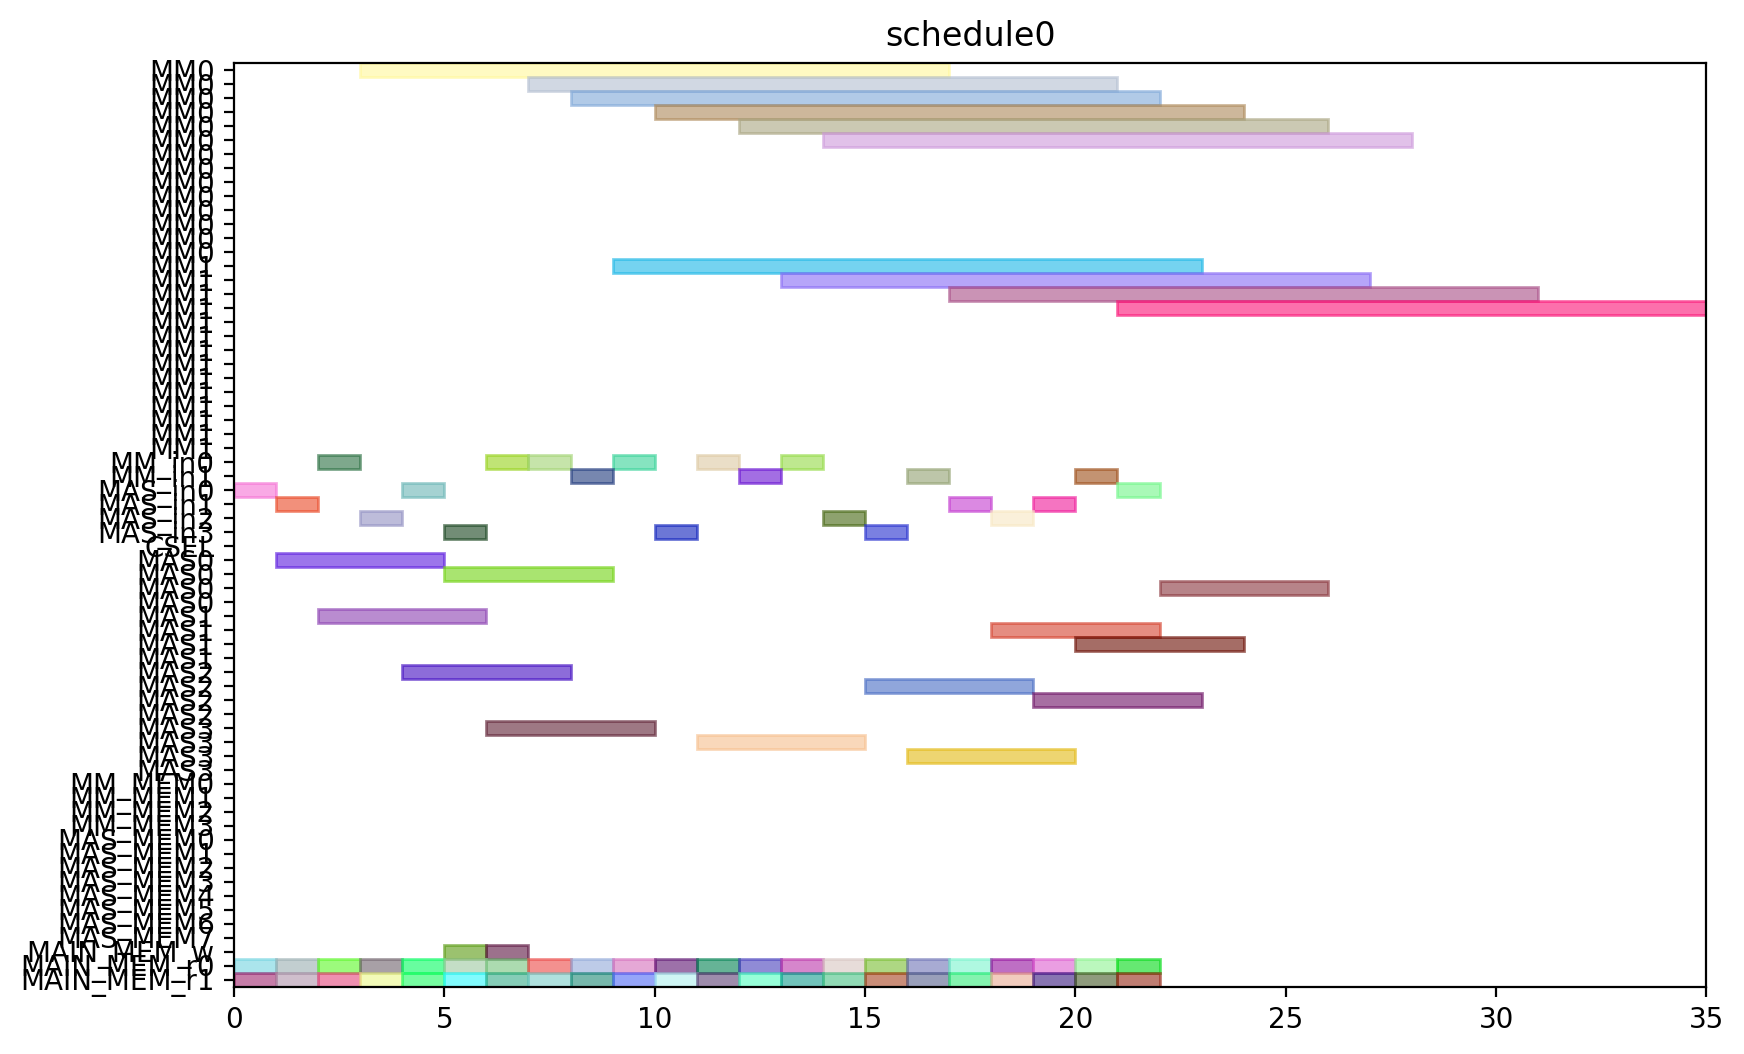

This chart was generated by the following Python code:
from pyschedule import Scenario, solvers, plotters, alt


def solve():
	horizon = 120
	S = Scenario("schedule0", horizon=horizon)

	# resource
	MM = S.Resources('MM', num=2, size=14)
	MM_in = S.Resources('MM_in', num=2)
	MAS_in = S.Resources('MAS_in', num=4)
	CSEL = S.Resource('CSEL')
	MAS = S.Resources('MAS', num=4, size=4, periods=range(1, horizon))
	MM_MEM = S.Resources('MM_MEM', num=4)
	MAS_MEM = S.Resources('MAS_MEM', num=8)
	MAIN_MEM_w = S.Resource('MAIN_MEM_w', size=1)
	MAIN_MEM_r = S.Resources('MAIN_MEM_r', num=2)

	# result of previous scheduling

	# new tasks
	c10_t0 = S.Task('c10_t0', length=14, delay_cost=1)
	c10_t0 += alt(MM)
	c10_t0_in = S.Task('c10_t0_in', length=1, delay_cost=1)
	c10_t0_in += alt(MM_in)
	S += c10_t0_in*MM_in[0]<=c10_t0*MM[0]
	S += c10_t0_in*MM_in[1]<=c10_t0*MM[1]
	c10_t0_mem0 = S.Task('c10_t0_mem0', length=1, delay_cost=1)
	c10_t0_mem0 += MAIN_MEM_r[0]
	S += c10_t0_mem0 <= c10_t0

	c10_t0_mem1 = S.Task('c10_t0_mem1', length=1, delay_cost=1)
	c10_t0_mem1 += MAIN_MEM_r[1]
	S += c10_t0_mem1 <= c10_t0

	c10_t1 = S.Task('c10_t1', length=14, delay_cost=1)
	c10_t1 += alt(MM)
	c10_t1_in = S.Task('c10_t1_in', length=1, delay_cost=1)
	c10_t1_in += alt(MM_in)
	S += c10_t1_in*MM_in[0]<=c10_t1*MM[0]
	S += c10_t1_in*MM_in[1]<=c10_t1*MM[1]
	c10_t1_mem0 = S.Task('c10_t1_mem0', length=1, delay_cost=1)
	c10_t1_mem0 += MAIN_MEM_r[0]
	S += c10_t1_mem0 <= c10_t1

	c10_t1_mem1 = S.Task('c10_t1_mem1', length=1, delay_cost=1)
	c10_t1_mem1 += MAIN_MEM_r[1]
	S += c10_t1_mem1 <= c10_t1

	c10_t2 = S.Task('c10_t2', length=4, delay_cost=1)
	c10_t2 += alt(MAS)
	c10_t2_in = S.Task('c10_t2_in', length=1, delay_cost=1)
	c10_t2_in += alt(MAS_in)
	S += c10_t2_in*MAS_in[0]<=c10_t2*MAS[0]

	S += c10_t2_in*MAS_in[1]<=c10_t2*MAS[1]

	S += c10_t2_in*MAS_in[2]<=c10_t2*MAS[2]

	S += c10_t2_in*MAS_in[3]<=c10_t2*MAS[3]

	c10_t2_mem0 = S.Task('c10_t2_mem0', length=1, delay_cost=1)
	c10_t2_mem0 += MAIN_MEM_r[0]
	S += c10_t2_mem0 <= c10_t2

	c10_t2_mem1 = S.Task('c10_t2_mem1', length=1, delay_cost=1)
	c10_t2_mem1 += MAIN_MEM_r[1]
	S += c10_t2_mem1 <= c10_t2

	c10_t3 = S.Task('c10_t3', length=4, delay_cost=1)
	c10_t3 += alt(MAS)
	c10_t3_in = S.Task('c10_t3_in', length=1, delay_cost=1)
	c10_t3_in += alt(MAS_in)
	S += c10_t3_in*MAS_in[0]<=c10_t3*MAS[0]

	S += c10_t3_in*MAS_in[1]<=c10_t3*MAS[1]

	S += c10_t3_in*MAS_in[2]<=c10_t3*MAS[2]

	S += c10_t3_in*MAS_in[3]<=c10_t3*MAS[3]

	c10_t3_mem0 = S.Task('c10_t3_mem0', length=1, delay_cost=1)
	c10_t3_mem0 += MAIN_MEM_r[0]
	S += c10_t3_mem0 <= c10_t3

	c10_t3_mem1 = S.Task('c10_t3_mem1', length=1, delay_cost=1)
	c10_t3_mem1 += MAIN_MEM_r[1]
	S += c10_t3_mem1 <= c10_t3

	c20_t0 = S.Task('c20_t0', length=14, delay_cost=1)
	c20_t0 += alt(MM)
	c20_t0_in = S.Task('c20_t0_in', length=1, delay_cost=1)
	c20_t0_in += alt(MM_in)
	S += c20_t0_in*MM_in[0]<=c20_t0*MM[0]
	S += c20_t0_in*MM_in[1]<=c20_t0*MM[1]
	c20_t0_mem0 = S.Task('c20_t0_mem0', length=1, delay_cost=1)
	c20_t0_mem0 += MAIN_MEM_r[0]
	S += c20_t0_mem0 <= c20_t0

	c20_t0_mem1 = S.Task('c20_t0_mem1', length=1, delay_cost=1)
	c20_t0_mem1 += MAIN_MEM_r[1]
	S += c20_t0_mem1 <= c20_t0

	c20_t1 = S.Task('c20_t1', length=14, delay_cost=1)
	c20_t1 += alt(MM)
	c20_t1_in = S.Task('c20_t1_in', length=1, delay_cost=1)
	c20_t1_in += alt(MM_in)
	S += c20_t1_in*MM_in[0]<=c20_t1*MM[0]
	S += c20_t1_in*MM_in[1]<=c20_t1*MM[1]
	c20_t1_mem0 = S.Task('c20_t1_mem0', length=1, delay_cost=1)
	c20_t1_mem0 += MAIN_MEM_r[0]
	S += c20_t1_mem0 <= c20_t1

	c20_t1_mem1 = S.Task('c20_t1_mem1', length=1, delay_cost=1)
	c20_t1_mem1 += MAIN_MEM_r[1]
	S += c20_t1_mem1 <= c20_t1

	c20_t2 = S.Task('c20_t2', length=4, delay_cost=1)
	c20_t2 += alt(MAS)
	c20_t2_in = S.Task('c20_t2_in', length=1, delay_cost=1)
	c20_t2_in += alt(MAS_in)
	S += c20_t2_in*MAS_in[0]<=c20_t2*MAS[0]

	S += c20_t2_in*MAS_in[1]<=c20_t2*MAS[1]

	S += c20_t2_in*MAS_in[2]<=c20_t2*MAS[2]

	S += c20_t2_in*MAS_in[3]<=c20_t2*MAS[3]

	c20_t2_mem0 = S.Task('c20_t2_mem0', length=1, delay_cost=1)
	c20_t2_mem0 += MAIN_MEM_r[0]
	S += c20_t2_mem0 <= c20_t2

	c20_t2_mem1 = S.Task('c20_t2_mem1', length=1, delay_cost=1)
	c20_t2_mem1 += MAIN_MEM_r[1]
	S += c20_t2_mem1 <= c20_t2

	c20_t3 = S.Task('c20_t3', length=4, delay_cost=1)
	c20_t3 += alt(MAS)
	c20_t3_in = S.Task('c20_t3_in', length=1, delay_cost=1)
	c20_t3_in += alt(MAS_in)
	S += c20_t3_in*MAS_in[0]<=c20_t3*MAS[0]

	S += c20_t3_in*MAS_in[1]<=c20_t3*MAS[1]

	S += c20_t3_in*MAS_in[2]<=c20_t3*MAS[2]

	S += c20_t3_in*MAS_in[3]<=c20_t3*MAS[3]

	c20_t3_mem0 = S.Task('c20_t3_mem0', length=1, delay_cost=1)
	c20_t3_mem0 += MAIN_MEM_r[0]
	S += c20_t3_mem0 <= c20_t3

	c20_t3_mem1 = S.Task('c20_t3_mem1', length=1, delay_cost=1)
	c20_t3_mem1 += MAIN_MEM_r[1]
	S += c20_t3_mem1 <= c20_t3

	c01_t0 = S.Task('c01_t0', length=14, delay_cost=1)
	c01_t0 += alt(MM)
	c01_t0_in = S.Task('c01_t0_in', length=1, delay_cost=1)
	c01_t0_in += alt(MM_in)
	S += c01_t0_in*MM_in[0]<=c01_t0*MM[0]
	S += c01_t0_in*MM_in[1]<=c01_t0*MM[1]
	c01_t0_mem0 = S.Task('c01_t0_mem0', length=1, delay_cost=1)
	c01_t0_mem0 += MAIN_MEM_r[0]
	S += c01_t0_mem0 <= c01_t0

	c01_t0_mem1 = S.Task('c01_t0_mem1', length=1, delay_cost=1)
	c01_t0_mem1 += MAIN_MEM_r[1]
	S += c01_t0_mem1 <= c01_t0

	c01_t1 = S.Task('c01_t1', length=14, delay_cost=1)
	c01_t1 += alt(MM)
	c01_t1_in = S.Task('c01_t1_in', length=1, delay_cost=1)
	c01_t1_in += alt(MM_in)
	S += c01_t1_in*MM_in[0]<=c01_t1*MM[0]
	S += c01_t1_in*MM_in[1]<=c01_t1*MM[1]
	c01_t1_mem0 = S.Task('c01_t1_mem0', length=1, delay_cost=1)
	c01_t1_mem0 += MAIN_MEM_r[0]
	S += c01_t1_mem0 <= c01_t1

	c01_t1_mem1 = S.Task('c01_t1_mem1', length=1, delay_cost=1)
	c01_t1_mem1 += MAIN_MEM_r[1]
	S += c01_t1_mem1 <= c01_t1

	c01_t2 = S.Task('c01_t2', length=4, delay_cost=1)
	c01_t2 += alt(MAS)
	c01_t2_in = S.Task('c01_t2_in', length=1, delay_cost=1)
	c01_t2_in += alt(MAS_in)
	S += c01_t2_in*MAS_in[0]<=c01_t2*MAS[0]

	S += c01_t2_in*MAS_in[1]<=c01_t2*MAS[1]

	S += c01_t2_in*MAS_in[2]<=c01_t2*MAS[2]

	S += c01_t2_in*MAS_in[3]<=c01_t2*MAS[3]

	c01_t2_mem0 = S.Task('c01_t2_mem0', length=1, delay_cost=1)
	c01_t2_mem0 += MAIN_MEM_r[0]
	S += c01_t2_mem0 <= c01_t2

	c01_t2_mem1 = S.Task('c01_t2_mem1', length=1, delay_cost=1)
	c01_t2_mem1 += MAIN_MEM_r[1]
	S += c01_t2_mem1 <= c01_t2

	c01_t3 = S.Task('c01_t3', length=4, delay_cost=1)
	c01_t3 += alt(MAS)
	c01_t3_in = S.Task('c01_t3_in', length=1, delay_cost=1)
	c01_t3_in += alt(MAS_in)
	S += c01_t3_in*MAS_in[0]<=c01_t3*MAS[0]

	S += c01_t3_in*MAS_in[1]<=c01_t3*MAS[1]

	S += c01_t3_in*MAS_in[2]<=c01_t3*MAS[2]

	S += c01_t3_in*MAS_in[3]<=c01_t3*MAS[3]

	c01_t3_mem0 = S.Task('c01_t3_mem0', length=1, delay_cost=1)
	c01_t3_mem0 += MAIN_MEM_r[0]
	S += c01_t3_mem0 <= c01_t3

	c01_t3_mem1 = S.Task('c01_t3_mem1', length=1, delay_cost=1)
	c01_t3_mem1 += MAIN_MEM_r[1]
	S += c01_t3_mem1 <= c01_t3

	c11_t0 = S.Task('c11_t0', length=14, delay_cost=1)
	c11_t0 += alt(MM)
	c11_t0_in = S.Task('c11_t0_in', length=1, delay_cost=1)
	c11_t0_in += alt(MM_in)
	S += c11_t0_in*MM_in[0]<=c11_t0*MM[0]
	S += c11_t0_in*MM_in[1]<=c11_t0*MM[1]
	c11_t0_mem0 = S.Task('c11_t0_mem0', length=1, delay_cost=1)
	c11_t0_mem0 += MAIN_MEM_r[0]
	S += c11_t0_mem0 <= c11_t0

	c11_t0_mem1 = S.Task('c11_t0_mem1', length=1, delay_cost=1)
	c11_t0_mem1 += MAIN_MEM_r[1]
	S += c11_t0_mem1 <= c11_t0

	c11_t1 = S.Task('c11_t1', length=14, delay_cost=1)
	c11_t1 += alt(MM)
	c11_t1_in = S.Task('c11_t1_in', length=1, delay_cost=1)
	c11_t1_in += alt(MM_in)
	S += c11_t1_in*MM_in[0]<=c11_t1*MM[0]
	S += c11_t1_in*MM_in[1]<=c11_t1*MM[1]
	c11_t1_mem0 = S.Task('c11_t1_mem0', length=1, delay_cost=1)
	c11_t1_mem0 += MAIN_MEM_r[0]
	S += c11_t1_mem0 <= c11_t1

	c11_t1_mem1 = S.Task('c11_t1_mem1', length=1, delay_cost=1)
	c11_t1_mem1 += MAIN_MEM_r[1]
	S += c11_t1_mem1 <= c11_t1

	c11_t2 = S.Task('c11_t2', length=4, delay_cost=1)
	c11_t2 += alt(MAS)
	c11_t2_in = S.Task('c11_t2_in', length=1, delay_cost=1)
	c11_t2_in += alt(MAS_in)
	S += c11_t2_in*MAS_in[0]<=c11_t2*MAS[0]

	S += c11_t2_in*MAS_in[1]<=c11_t2*MAS[1]

	S += c11_t2_in*MAS_in[2]<=c11_t2*MAS[2]

	S += c11_t2_in*MAS_in[3]<=c11_t2*MAS[3]

	c11_t2_mem0 = S.Task('c11_t2_mem0', length=1, delay_cost=1)
	c11_t2_mem0 += MAIN_MEM_r[0]
	S += c11_t2_mem0 <= c11_t2

	c11_t2_mem1 = S.Task('c11_t2_mem1', length=1, delay_cost=1)
	c11_t2_mem1 += MAIN_MEM_r[1]
	S += c11_t2_mem1 <= c11_t2

	c11_t3 = S.Task('c11_t3', length=4, delay_cost=1)
	c11_t3 += alt(MAS)
	c11_t3_in = S.Task('c11_t3_in', length=1, delay_cost=1)
	c11_t3_in += alt(MAS_in)
	S += c11_t3_in*MAS_in[0]<=c11_t3*MAS[0]

	S += c11_t3_in*MAS_in[1]<=c11_t3*MAS[1]

	S += c11_t3_in*MAS_in[2]<=c11_t3*MAS[2]

	S += c11_t3_in*MAS_in[3]<=c11_t3*MAS[3]

	c11_t3_mem0 = S.Task('c11_t3_mem0', length=1, delay_cost=1)
	c11_t3_mem0 += MAIN_MEM_r[0]
	S += c11_t3_mem0 <= c11_t3

	c11_t3_mem1 = S.Task('c11_t3_mem1', length=1, delay_cost=1)
	c11_t3_mem1 += MAIN_MEM_r[1]
	S += c11_t3_mem1 <= c11_t3

	c21_t0 = S.Task('c21_t0', length=14, delay_cost=1)
	c21_t0 += alt(MM)
	c21_t0_in = S.Task('c21_t0_in', length=1, delay_cost=1)
	c21_t0_in += alt(MM_in)
	S += c21_t0_in*MM_in[0]<=c21_t0*MM[0]
	S += c21_t0_in*MM_in[1]<=c21_t0*MM[1]
	c21_t0_mem0 = S.Task('c21_t0_mem0', length=1, delay_cost=1)
	c21_t0_mem0 += MAIN_MEM_r[0]
	S += c21_t0_mem0 <= c21_t0

	c21_t0_mem1 = S.Task('c21_t0_mem1', length=1, delay_cost=1)
	c21_t0_mem1 += MAIN_MEM_r[1]
	S += c21_t0_mem1 <= c21_t0

	c21_t1 = S.Task('c21_t1', length=14, delay_cost=1)
	c21_t1 += alt(MM)
	c21_t1_in = S.Task('c21_t1_in', length=1, delay_cost=1)
	c21_t1_in += alt(MM_in)
	S += c21_t1_in*MM_in[0]<=c21_t1*MM[0]
	S += c21_t1_in*MM_in[1]<=c21_t1*MM[1]
	c21_t1_mem0 = S.Task('c21_t1_mem0', length=1, delay_cost=1)
	c21_t1_mem0 += MAIN_MEM_r[0]
	S += c21_t1_mem0 <= c21_t1

	c21_t1_mem1 = S.Task('c21_t1_mem1', length=1, delay_cost=1)
	c21_t1_mem1 += MAIN_MEM_r[1]
	S += c21_t1_mem1 <= c21_t1

	c21_t2 = S.Task('c21_t2', length=4, delay_cost=1)
	c21_t2 += alt(MAS)
	c21_t2_in = S.Task('c21_t2_in', length=1, delay_cost=1)
	c21_t2_in += alt(MAS_in)
	S += c21_t2_in*MAS_in[0]<=c21_t2*MAS[0]

	S += c21_t2_in*MAS_in[1]<=c21_t2*MAS[1]

	S += c21_t2_in*MAS_in[2]<=c21_t2*MAS[2]

	S += c21_t2_in*MAS_in[3]<=c21_t2*MAS[3]

	c21_t2_mem0 = S.Task('c21_t2_mem0', length=1, delay_cost=1)
	c21_t2_mem0 += MAIN_MEM_r[0]
	S += c21_t2_mem0 <= c21_t2

	c21_t2_mem1 = S.Task('c21_t2_mem1', length=1, delay_cost=1)
	c21_t2_mem1 += MAIN_MEM_r[1]
	S += c21_t2_mem1 <= c21_t2

	c21_t3 = S.Task('c21_t3', length=4, delay_cost=1)
	c21_t3 += alt(MAS)
	c21_t3_in = S.Task('c21_t3_in', length=1, delay_cost=1)
	c21_t3_in += alt(MAS_in)
	S += c21_t3_in*MAS_in[0]<=c21_t3*MAS[0]

	S += c21_t3_in*MAS_in[1]<=c21_t3*MAS[1]

	S += c21_t3_in*MAS_in[2]<=c21_t3*MAS[2]

	S += c21_t3_in*MAS_in[3]<=c21_t3*MAS[3]

	c21_t3_mem0 = S.Task('c21_t3_mem0', length=1, delay_cost=1)
	c21_t3_mem0 += MAIN_MEM_r[0]
	S += c21_t3_mem0 <= c21_t3

	c21_t3_mem1 = S.Task('c21_t3_mem1', length=1, delay_cost=1)
	c21_t3_mem1 += MAIN_MEM_r[1]
	S += c21_t3_mem1 <= c21_t3

	c000 = S.Task('c000', length=4, delay_cost=1)
	c000 += alt(MAS)
	c000_in = S.Task('c000_in', length=1, delay_cost=1)
	c000_in += alt(MAS_in)
	S += c000_in*MAS_in[0]<=c000*MAS[0]

	S += c000_in*MAS_in[1]<=c000*MAS[1]

	S += c000_in*MAS_in[2]<=c000*MAS[2]

	S += c000_in*MAS_in[3]<=c000*MAS[3]

	S += 0<c000

	c000_w = S.Task('c000_w', length=1, delay_cost=1)
	c000_w += alt(MAIN_MEM_w)
	S += c000 <= c000_w

	c000_mem0 = S.Task('c000_mem0', length=1, delay_cost=1)
	c000_mem0 += MAIN_MEM_r[0]
	S += c000_mem0 <= c000

	c000_mem1 = S.Task('c000_mem1', length=1, delay_cost=1)
	c000_mem1 += MAIN_MEM_r[1]
	S += c000_mem1 <= c000

	c001 = S.Task('c001', length=4, delay_cost=1)
	c001 += alt(MAS)
	c001_in = S.Task('c001_in', length=1, delay_cost=1)
	c001_in += alt(MAS_in)
	S += c001_in*MAS_in[0]<=c001*MAS[0]

	S += c001_in*MAS_in[1]<=c001*MAS[1]

	S += c001_in*MAS_in[2]<=c001*MAS[2]

	S += c001_in*MAS_in[3]<=c001*MAS[3]

	S += 0<c001

	c001_w = S.Task('c001_w', length=1, delay_cost=1)
	c001_w += alt(MAIN_MEM_w)
	S += c001 <= c001_w

	c001_mem0 = S.Task('c001_mem0', length=1, delay_cost=1)
	c001_mem0 += MAIN_MEM_r[0]
	S += c001_mem0 <= c001

	c001_mem1 = S.Task('c001_mem1', length=1, delay_cost=1)
	c001_mem1 += MAIN_MEM_r[1]
	S += c001_mem1 <= c001

	solvers.mip.solve(S,msg=1,kind='CPLEX',ratio_gap=1.01)

	solution = [['hoge']*len(S.solution()[1]) for i in range(len(S.solution()))]
	for i in range(len(S.solution())):
		for j in range(len(S.solution()[i])):
			solution[i][j]=str(S.solution()[i][j])
	print(solution)

	cycles = int(solution[-1][3])

	pic_file_name = "/mnt/rose/usr1/fukuda/ABE/multiRAM_multiMAS_16mux/scheduling_result/stage14MM2_stage4MAS4/FROB/schedule0.png"
	if(S.solution() != []):
		plotters.matplotlib.plot(S,img_filename=pic_file_name, show_task_labels=False, fig_size=(cycles*0.25+3, 6))

	return solution
